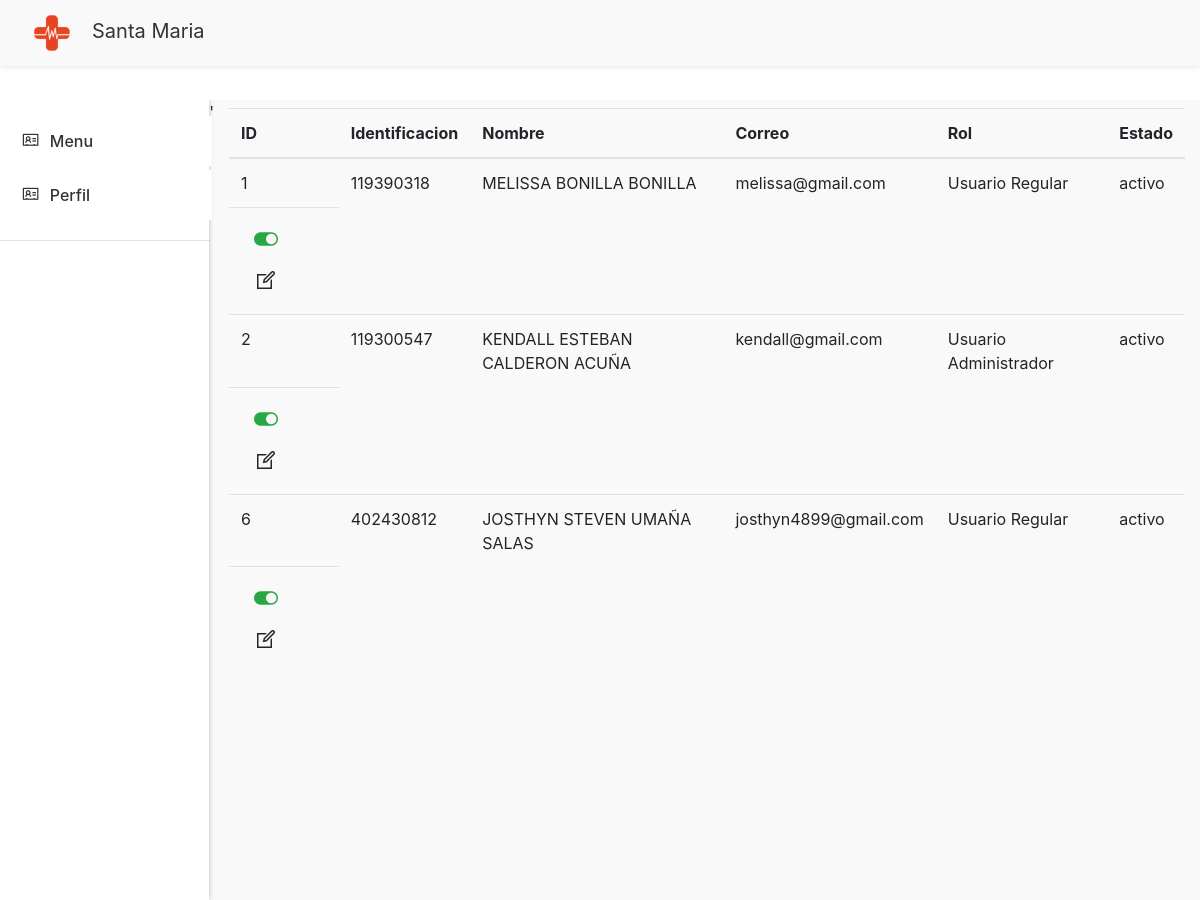
The app's page /views/usuario/consultarUsuarios.php with its own data.
### tables this page shows
CREATE TABLE `tusuario` (
  `IdUsuario` int(11) NOT NULL AUTO_INCREMENT,
  `Nombre` varchar(255) NOT NULL,
  `Correo` varchar(100) NOT NULL,
  `Identificacion` varchar(20) NOT NULL,
  `Contrasenna` varchar(10) NOT NULL,
  `IdRol` int(11) NOT NULL,
  `Estado` bit(1) NOT NULL,
  PRIMARY KEY (`IdUsuario`),
  KEY `FK_tusuario_trol` (`IdRol`),
  CONSTRAINT `FK_tusuario_trol` FOREIGN KEY (`IdRol`) REFERENCES `trol` (`IdRol`)
);

CREATE TABLE `trol` (
  `IdRol` int(11) NOT NULL AUTO_INCREMENT,
  `NombreRol` varchar(50) NOT NULL,
  PRIMARY KEY (`IdRol`)
);

### models/usuarioModel.php (called while the page is built, shortened)
<?php
    function consultarUsuariosModel(){
    try
        {
            $context = OpenDB();
            $sp = "CALL consultarUsuarios()";
            $respuesta = $context -> query($sp);
            return $respuesta;
        }
        catch(Exception $error)
        {
        RegistrarError($error);
            return null;
        }
    }
?>

### Controllers/usuarioController.php (called while the page is built, shortened)
<?php
    include_once $_SERVER["DOCUMENT_ROOT"].'/AmbienteWeb/models/usuarioModel.php';
    function ConsultarUsuarios(){
        return consultarUsuariosModel();
    }
?>

### views/usuario/consultarUsuarios.php (the view, shortened to what this page needs)
<?php
include_once $_SERVER["DOCUMENT_ROOT"] . '/AmbienteWeb/views/layoutInterno.php';
include_once $_SERVER["DOCUMENT_ROOT"]."/AmbienteWeb/Controllers/UsuarioController.php";
   $resultado = ConsultarUsuarios();
?>
<!DOCTYPE html>
<html>
  <body>
    <main>
    <div class="side-nav">
            <ul class="list-group list-group-flush">
                <a class="list-group-item" href="../Home/Principal.php">
                <i class="las la-address-card "></i><span>Menu</span></a>
                <a class="list-group-item" href="../usuario/ConsultarPerfil.php">
                <i class="las la-address-card "></i><span>Perfil</span></a>
                <hr class="divider">
            </ul>
        </div>'
      <div class="main-content">
        <div class="container-fluid">
          <div class="section patients-table-view ">
            <table id="tablaPacientes" class="table table-hover table-responsive-lg">
              <thead>
                <tr>
                  <th>ID</th>
                  <th>Identificacion</th>
                  <th>Nombre</th>
                  <th>Correo</th>
                  <th>Rol</th>
                  <th>Estado</th>
                </tr>
              </thead>
              <tbody>
                <?php
                  while($fila = mysqli_fetch_array($resultado))
                  {
                    echo "<tr>";
                    echo"<td>".$fila["IdUsuario"]."</td>";
                    echo "<td>".$fila["Identificacion"]." </td>";
                    echo "<td>".$fila["Nombre"]." </td>";
                    echo "<td> ".$fila["Correo"]."</td>";
                    echo "<td>".$fila["NombreRol"]." </td>";
                    echo  "<td>".$fila["EstadoDescripcion"]." </td>";
                    echo "</tr>";
                     echo '<td>
                     <a class="btn btnAbrirModal" data-toggle="modal" data-target="#CambiarEstadoUsuario"
                      data-id="' . $fila["IdUsuario"] . '" data-nombre="' . $fila["Nombre"] . '">
                      <i class="las ' . ($fila["Estado"] ? 'la-toggle-on text-success' : 'la-toggle-off text-danger') . '" style="font-size:1.5em;"></i>
                      </a>
                     <a href="actualizarUsuario.php?q=' . $fila["IdUsuario"] . '" class="btn">
                     <i class="la la-edit" style="font-size:1.5em;"></i>
                     </a>
                    </td>';
                }?>
              </tbody>
            </table>
          </div>
        </div>
      </div>
    </main>
  </body>
</html>

### views/estilos/layout.css (style rules this page uses)
html, body { overflow-x: hidden; }
i { font-size: 1em; }
.side-nav { padding: 1em 0; min-height: 100vh; background-color: white; -webkit-box-shadow: 0px 0px 5px 0px rgba(0, 0, 0, 0.25); -moz-box-shadow: 0px 0px 5px 0px rgba(0, 0, 0, 0.25); box-shadow: 0px 0px 5px 0px rgba(0, 0, 0, 0.25); }
.side-nav .list-group { position: fixed; width: inherit; }
.side-nav .list-group .list-group-item { text-transform: capitalize; color: #333333; text-decoration: none; border: 1.5px solid transparent; font-weight: 500; border-radius: 0; width: 101%; margin-bottom: 0.25em; }
.side-nav .list-group .list-group-item i { margin-right: 0.5em; font-size: 1.2em; }
.side-nav .list-group hr, .side-nav .list-group .divider { width: 100%; margin: 1em 0; }
main { width: 100vw; background-color: #f9f9f9; min-height: 100vh; }
main .side-nav, main .main-content { margin-top: 0px; }
main .side-nav { width: 17.5%; }
main .main-content { width: 82.5%; }
@media only screen and (min-width: 600px) { main { display: flex; } }

### records on screen
tusuario: IdUsuario "1", Identificacion "119390318", Nombre "MELISSA BONILLA BONILLA", Correo "melissa@gmail.com", IdRol.NombreRol "Usuario Regular", EstadoDescripcion "activo"
tusuario: IdUsuario "2", Identificacion "119300547", Nombre "KENDALL ESTEBAN CALDERON ACUÑA", Correo "kendall@gmail.com", IdRol.NombreRol "Usuario Administrador", EstadoDescripcion "activo"
tusuario: IdUsuario "6", Identificacion "402430812", Nombre "JOSTHYN STEVEN UMAÑA SALAS", Correo "josthyn4899@gmail.com", IdRol.NombreRol "Usuario Regular", EstadoDescripcion "activo"
